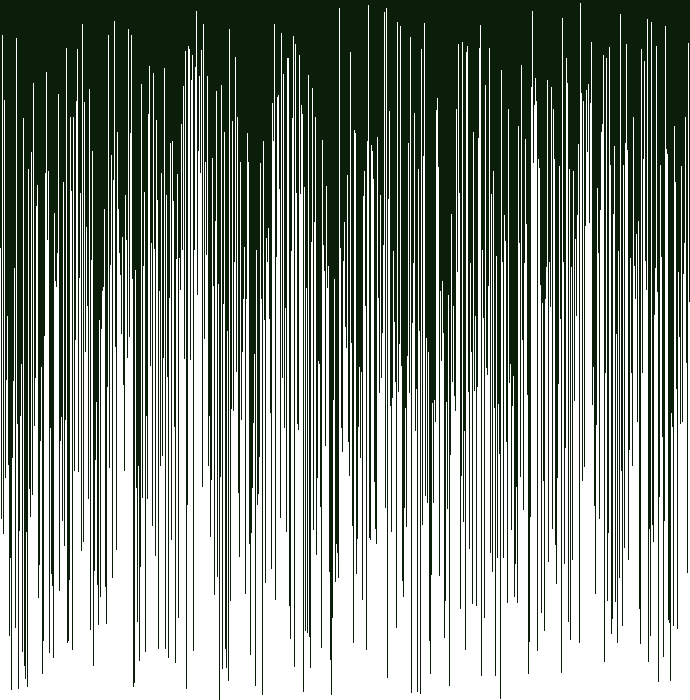
Frame 1 (no input)
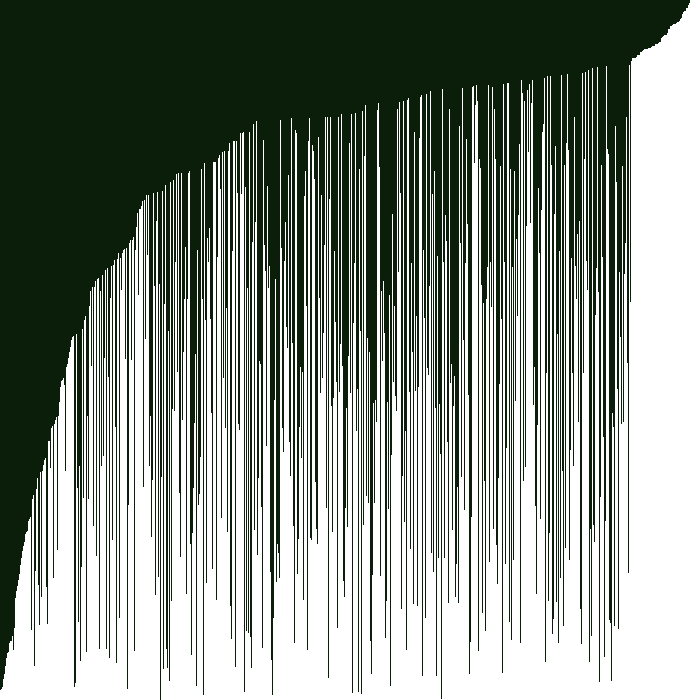
Frame 60 (the mouse pressed at the canvas centre just before this capture)
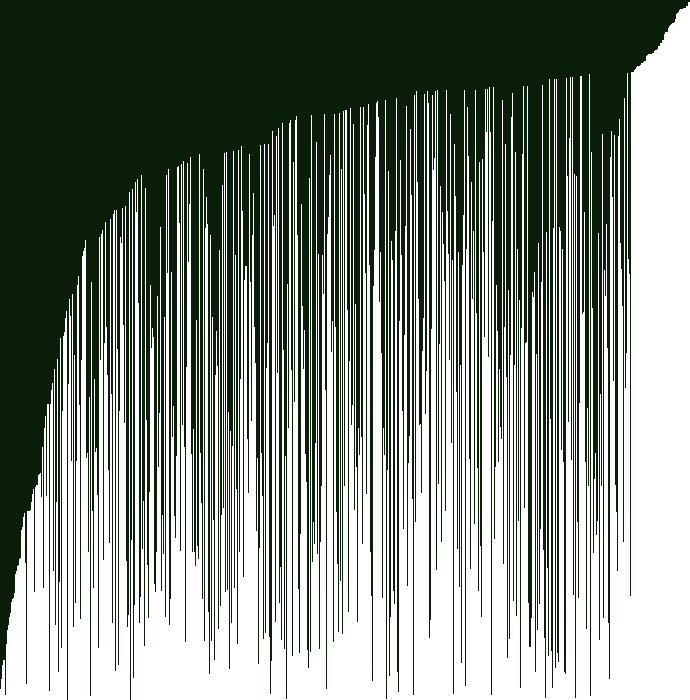
Frame 120 (the mouse held since frame 60 and released just before this capture)

The Processing sketch that drew these frames (run headless with seeded random() and noise(); from frame 60 on, the mouse is pressed at the canvas centre):

// Processing sketch: sketch_190903a
// ── sketch_190903a.pde
//1. create an array of ints. don't initialize it yet.
int[] stonks;
void setup() {
  size(690, 700);
  //2. set the size of your window
  //  if you are using Processing 3, you cannot use variables
  //  because the developers don't know how programming is supposed to work.

  //3. initialize your array with the built in width variable
  stonks = new int[width];
  //4. initialize the ints in the array with random numbers
  //   from 0 to the built in height variable
  for(int i = 0; i < stonks.length; i++){
   stonks[i] = int(random(0, height));
  }
  
  noStroke();

  //5. call the noStroke() method

}

void draw() {
  //6. set the background color with background(r, g, b);
  background(10, 30, 10);
  //7. set the color for your graph
 
  //8. draw a rectangle for each int in your array.
  for(int j = 0; j < stonks.length; j++){
     color(0, 0, 50);
    rect(j, height, 1, -stonks[j]);
  }
  //   the x value will be the current index in the array
  //   the y value will the height variable
  //   the width is 1 (one)
  //   the height is negative the value of the element at the current index of the array


  //9. call the stepSort method
  stepSort(stonks);
  //10. extract the code that randomizes the array into a method.

  //11. call the method you made in step 10 when the mouse is pressed
}

  void mousePressed(){
    fatYeet();
  }


void fatYeet(){
  for(int i = 0; i < stonks.length; i++){
   stonks[i] = int(random(0, height));
  }
  
}


void stepSort(int[] arr) {
  for (int i = 1; i < arr.length; i++) {
    if (arr[i - 1] > arr[i]) {
      int t = arr[i];
      arr[i] = arr[i - 1];
      arr[i - 1] = t;
    }
  }
}
